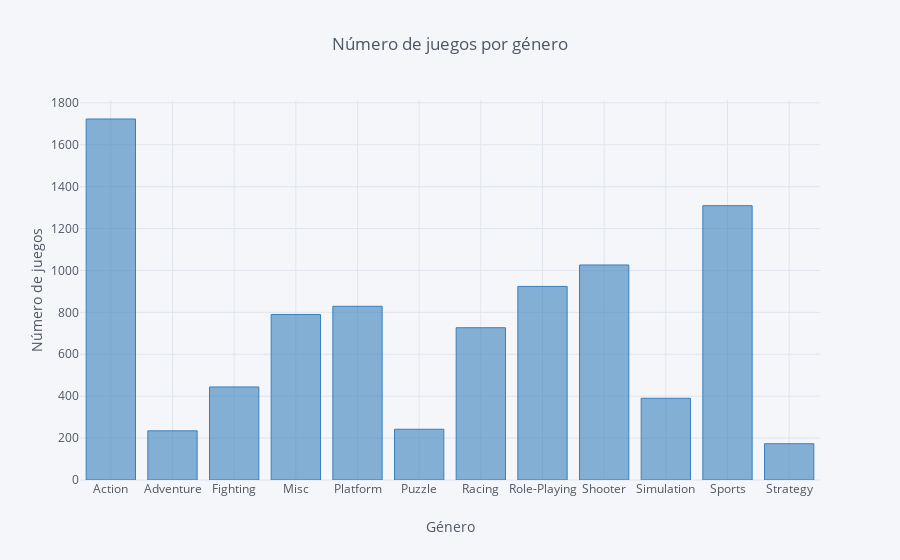

Notebook source saved alongside this figure:
### Code cell
#Nº de videojuegos por género
juegos_x_genero = df.pivot_table(index = ['Genre'], values = ['Global_Sales'], aggfunc = 'sum')
juegos_x_genero = juegos_x_genero.reset_index()


juegos_x_genero.iplot(kind='bar', x='Genre', xTitle='Género', color='blue',
          yTitle='Número de juegos', title='Número de juegos por género')

### Figure 1 — Plotly figure (JSON) as saved in the notebook; plotly's stock layout.template omitted (floating-point values rounded to 4 significant figures)
{"data": [{"marker": {"color": "rgba(55, 128, 191, 0.6)", "line": {"color": "rgba(55, 128, 191, 1.0)", "width": 1}}, "name": "Global_Sales", "orientation": "v", "text": "", "type": "bar", "uid": "bd681bee-acb0-44f1-82c1-c57ca1af1b05", "x": ["Action", "Adventure", "Fighting", "Misc", "Platform", "Puzzle", "Racing", "Role-Playing", "Shooter", "Simulation", "Sports", "Strategy"], "y": [1723.0, 234.6, 444.0, 789.9, 829.1, 242.2, 726.8, 923.8, 1026.0, 390.0, 1309.0, 173.3]}], "layout": {"legend": {"bgcolor": "#F5F6F9", "font": {"color": "#4D5663"}}, "paper_bgcolor": "#F5F6F9", "plot_bgcolor": "#F5F6F9", "title": {"font": {"color": "#4D5663"}, "text": "Número de juegos por género"}, "xaxis": {"gridcolor": "#E1E5ED", "showgrid": true, "tickfont": {"color": "#4D5663"}, "title": {"font": {"color": "#4D5663"}, "text": "Género"}, "zerolinecolor": "#E1E5ED"}, "yaxis": {"gridcolor": "#E1E5ED", "showgrid": true, "tickfont": {"color": "#4D5663"}, "title": {"font": {"color": "#4D5663"}, "text": "Número de juegos"}, "zerolinecolor": "#E1E5ED"}}}
